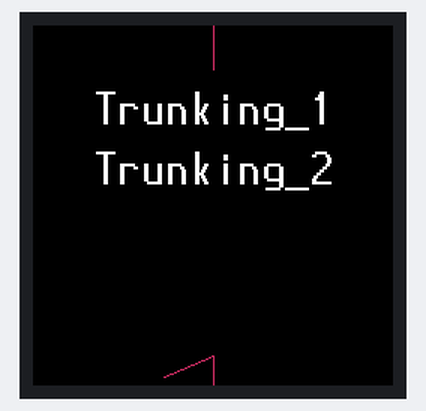
Bench run of a program on a simulated Raspberry Pi Pico running MicroPython. Parts: 240×240 colour display. Library files of the repository ran but are not shown: vga2_16x32.py, vga2_8x16.py, gc9a01py.py. At 3.1 s the program stops and its outputs stay as they are.

Above: at 0.79 s.
At 1.4 s:
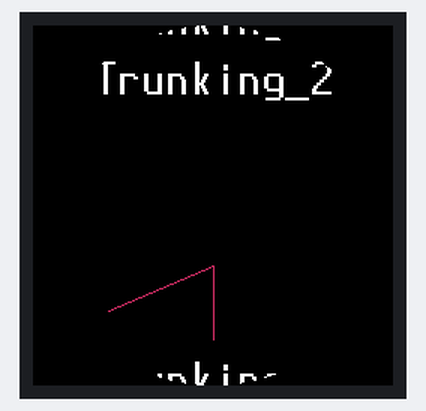
At 2.01 s:
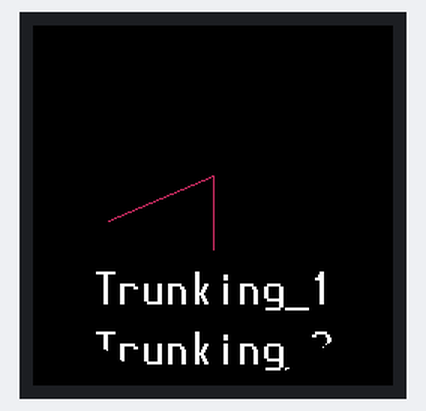
At 2.62 s:
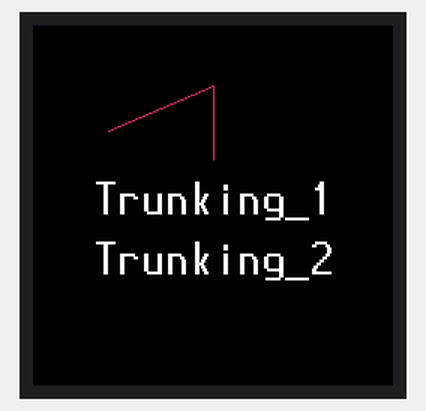
At 3.1 s:
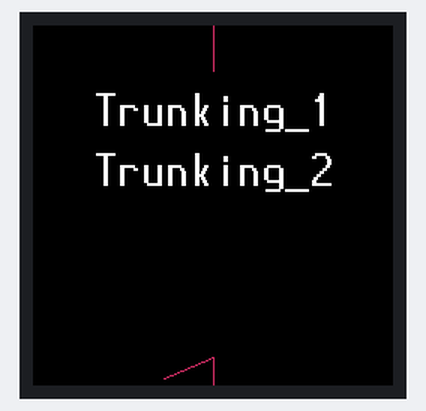

The program:

07_example_gc9a01.py
```python
# 為了有不同字型，上傳資料夾 lib 內，包含 gc9a01py 和 fonts 字型資料夾
# gc9a01py顯示完文字即可顯示，不需要再 LCD.show()
# 缺點是若要畫圓的 pixel 會一個點一個點畫完就 show ，時間比較慢
# 為了百分秒錶呈現方便性，引用 gc9a01py 較為便捷。以下為 gc9a01py 使用範例：
from machine import Pin, SPI
from fonts import vga2_16x32 as fontL
from fonts import vga2_8x16 as fontS
import time
import gc9a01py as gc9a01

spi = SPI(1, baudrate=62500000, sck=Pin(10), mosi=Pin(11))
LCD = gc9a01.GC9A01(spi,dc=Pin(8, Pin.OUT),cs=Pin(9, Pin.OUT),reset=Pin(12, Pin.OUT),backlight=Pin(25, Pin.OUT),rotation=0)
color = gc9a01.color565

LCD.fill(color(0,0,0))
LCD.vline(120,20,50,color(200,45,100))#另有hline
LCD.line(120,20,50,50,color(200,45,100))
LCD._text16(fontL,'Trunking_1',40,80)
LCD.text(fontL, 'Trunking_2', 40, 120)#隱藏前景色、背景色引數
#這裡開始為上拉畫面
for line in range(40, 280, 1):
            LCD.vscsad(line)
            time.sleep(0.01)
```
